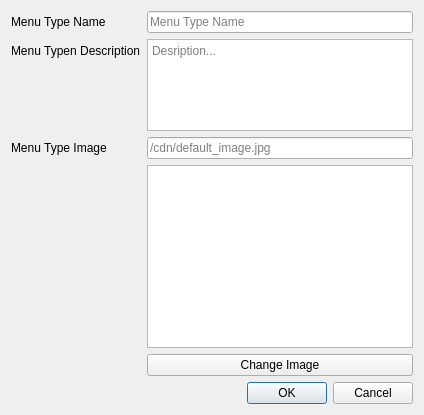
<?xml version="1.0" encoding="UTF-8"?>
<ui version="4.0">
 <class>AddMenuTypeDialogue</class>
 <widget class="QDialog" name="AddMenuTypeDialogue">
  <property name="geometry">
   <rect>
    <x>0</x>
    <y>0</y>
    <width>424</width>
    <height>415</height>
   </rect>
  </property>
  <property name="windowTitle">
   <string>Dialog</string>
  </property>
  <layout class="QFormLayout" name="formLayout">
   <item row="0" column="0">
    <widget class="QLabel" name="menuTypeNameLabel">
     <property name="text">
      <string>Menu Type Name</string>
     </property>
    </widget>
   </item>
   <item row="0" column="1">
    <widget class="QLineEdit" name="menuTypeNameEdit">
     <property name="placeholderText">
      <string>Menu Type Name</string>
     </property>
    </widget>
   </item>
   <item row="2" column="0">
    <widget class="QLabel" name="menuTypeImageLabel">
     <property name="text">
      <string>Menu Type Image</string>
     </property>
    </widget>
   </item>
   <item row="2" column="1">
    <widget class="QLineEdit" name="menuTypeImageEdit">
     <property name="placeholderText">
      <string>/cdn/default_image.jpg</string>
     </property>
    </widget>
   </item>
   <item row="3" column="1">
    <widget class="QGraphicsView" name="imageView">
     <property name="sizePolicy">
      <sizepolicy hsizetype="Expanding" vsizetype="Expanding">
       <horstretch>2</horstretch>
       <verstretch>2</verstretch>
      </sizepolicy>
     </property>
    </widget>
   </item>
   <item row="4" column="1">
    <widget class="QPushButton" name="changeImage">
     <property name="text">
      <string>Change Image</string>
     </property>
     <property name="icon">
      <iconset theme="folder_open"/>
     </property>
    </widget>
   </item>
   <item row="5" column="0">
    <spacer name="horizontalSpacer">
     <property name="orientation">
      <enum>Qt::Horizontal</enum>
     </property>
     <property name="sizeHint" stdset="0">
      <size>
       <width>40</width>
       <height>20</height>
      </size>
     </property>
    </spacer>
   </item>
   <item row="5" column="1">
    <widget class="QDialogButtonBox" name="buttonBox">
     <property name="orientation">
      <enum>Qt::Horizontal</enum>
     </property>
     <property name="standardButtons">
      <set>QDialogButtonBox::Cancel|QDialogButtonBox::Ok</set>
     </property>
    </widget>
   </item>
   <item row="1" column="1">
    <widget class="QTextEdit" name="menuTypeDescEdit">
     <property name="sizePolicy">
      <sizepolicy hsizetype="Expanding" vsizetype="Expanding">
       <horstretch>1</horstretch>
       <verstretch>1</verstretch>
      </sizepolicy>
     </property>
     <property name="placeholderText">
      <string>Desription...</string>
     </property>
    </widget>
   </item>
   <item row="1" column="0">
    <widget class="QLabel" name="menuTypeDescLabel">
     <property name="text">
      <string>Menu Typen Description</string>
     </property>
    </widget>
   </item>
  </layout>
 </widget>
 <resources/>
 <connections>
  <connection>
   <sender>buttonBox</sender>
   <signal>accepted()</signal>
   <receiver>AddMenuTypeDialogue</receiver>
   <slot>accept()</slot>
   <hints>
    <hint type="sourcelabel">
     <x>248</x>
     <y>254</y>
    </hint>
    <hint type="destinationlabel">
     <x>157</x>
     <y>274</y>
    </hint>
   </hints>
  </connection>
  <connection>
   <sender>buttonBox</sender>
   <signal>rejected()</signal>
   <receiver>AddMenuTypeDialogue</receiver>
   <slot>reject()</slot>
   <hints>
    <hint type="sourcelabel">
     <x>316</x>
     <y>260</y>
    </hint>
    <hint type="destinationlabel">
     <x>286</x>
     <y>274</y>
    </hint>
   </hints>
  </connection>
 </connections>
</ui>
